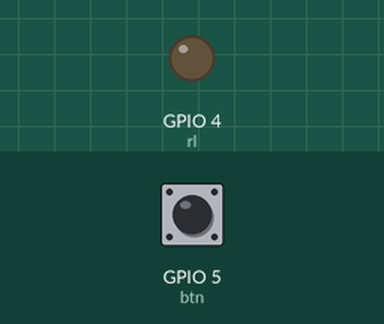
This sketch was run on a simulated ESP8266 (NodeMCU). On the bench: output pins drawn as LEDs (lit = HIGH). Inputs (shaded band) come from the test bench; at power-on: GPIO 5 (btn) LOW. WiFi joins after 1.5 s; servers stay silent unless stated; uploads are accepted with an empty reply; what the sketch prints to the serial monitor is not drawn.

Above: at 5.2 s.
5.3 s: GPIO 5 (btn) pulled HIGH for 2.65 s
At 7.8 s:
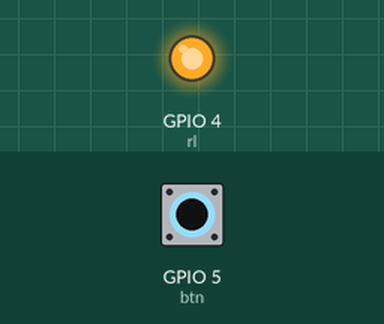
Timing chart, 0 to 9.3 s (numbered marks = the images above; inputs shaded):
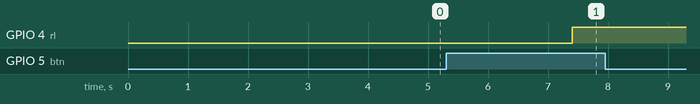

The sketch:

Ver3.ino
```cpp
//ESP8266 with relay on board code
#include <ESP8266WiFi.h>
#include <ESP8266HTTPClient.h>
#include <WiFiClient.h>
//----------------------------------------
#define rl 4 // Relay pin

#define btn 5   // TouchSensor pin
//----------------------------------------
const char* ssid = "SmartHome"; //--> Wifi name
const char* password = "Iitu2024"; //--> Wifi password
//----------------------------------------
String host_or_IPv4 = "http://192.168.1.101/";
String Destination = "";
String URL_Server = "";
//----------------------------------------
String getData = "";
String payloadGet = "";
//----------------------------------------
HTTPClient http;
WiFiClient client;
//----------------------------------------

void setup() {

  Serial.begin(115200);
  delay(500);

  WiFi.mode(WIFI_STA);
  WiFi.begin(ssid, password); //--> Connect to your WiFi router
  Serial.println("");


  pinMode(rl,OUTPUT);
  pinMode(btn, INPUT);

  Serial.print("Connecting");
  while (WiFi.status() != WL_CONNECTED) {
    Serial.print(".");
  }

  Serial.println("");
  Serial.print("Successfully connected to : ");
  Serial.println(ssid);
  Serial.print("IP address: ");
  Serial.println(WiFi.localIP());
  Serial.println();
  //----------------------------------------

  delay(2000);
}

int rl_state = 0;

void relayFunc(){
  getData = "DNAME=" + String(3);
  Destination = "updRL.php";
  URL_Server = host_or_IPv4 + Destination;

  http.begin(client, URL_Server); //--> Specify request destination
  http.addHeader("Content-Type", "application/x-www-form-urlencoded");    //Specify content-type header
  int httpCodeGet = http.POST(getData); //--> Send the request
  payloadGet = http.getString();

  if (payloadGet == "1") {
    digitalWrite(rl, HIGH);
    rl_state = 1;
  }
  if (payloadGet == "0") {
    digitalWrite(rl, LOW);
    rl_state = 0;
  }

  http.end();
  delay(1000);

}

void updRLstate(){
  getData = "appliance=Lamp&state=" + String(rl_state);
  Destination = "update_database.php";
  URL_Server = host_or_IPv4 + Destination;

  http.begin(client, URL_Server); //--> Specify request destination
  http.addHeader("Content-Type", "application/x-www-form-urlencoded");    //Specify content-type header
  int httpCodeGet = http.POST(getData); //--> Send the request

  http.end();
  delay(1000);
}

void loop() {
  relayFunc();
  //delay(10000);
  if (digitalRead(btn) == HIGH){
    if (rl_state == 0){
        digitalWrite(rl, HIGH);
        rl_state = 1;
        updRLstate();
    } else {
        digitalWrite(rl, LOW);
        rl_state = 0;
        updRLstate();
    }
  }
  delay(1000);
}
```

Measured:
- after the input at 5.3 s, GPIO 4 (rl): LOW → HIGH after 2.1 s
